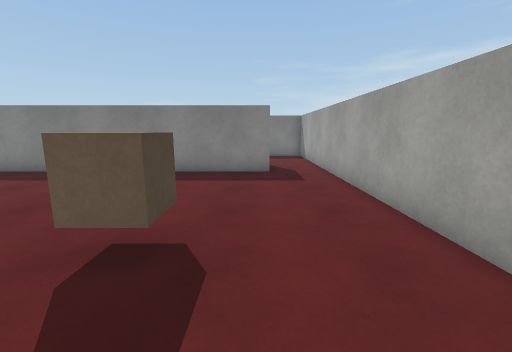
View 1 (above)

22 first-person views from a walk through a Unity game level. The camera is 1.5 m above the floor, tilts 10° down and sees 90° across. The floor is counted in squares, 1 m on a side. Each view is taken from the middle of a square. On the plan, view 1 faces up. The plan holds only what a view shows up to about 13 squares ahead; the rest is blank. The player character is not drawn. Surface patterns are stand-ins for the level's own textures.

View 2
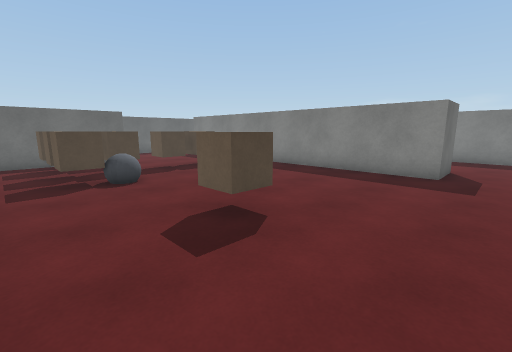

View 3
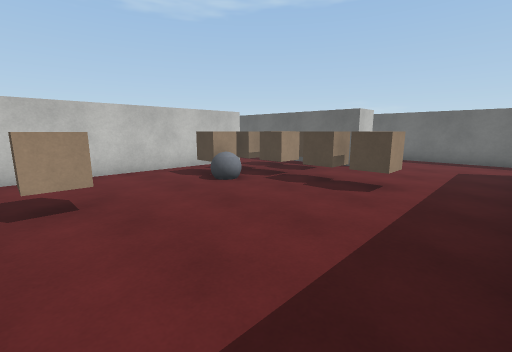

View 4
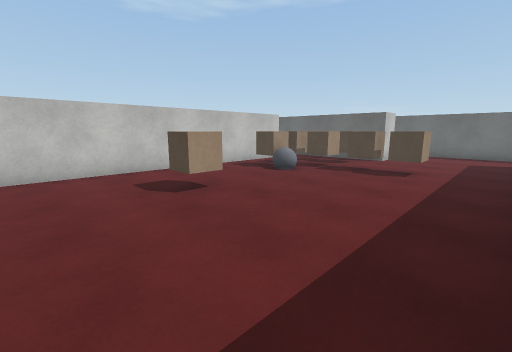

View 5
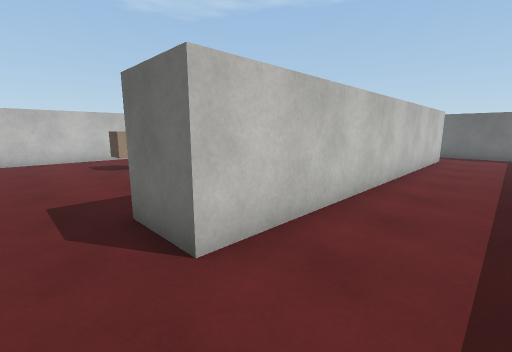

View 6
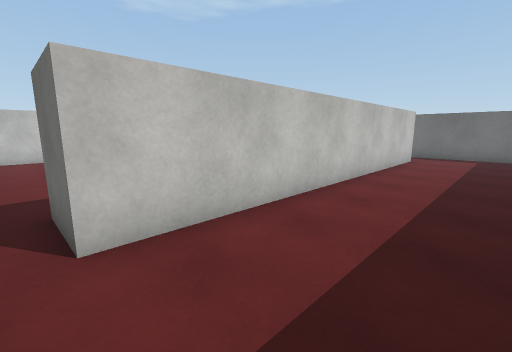

View 7
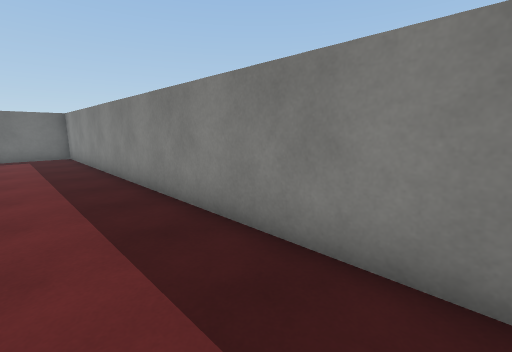

View 8
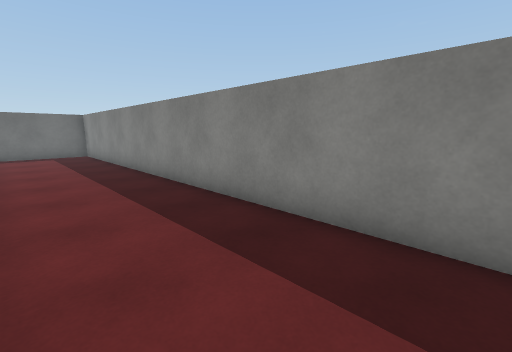

View 9
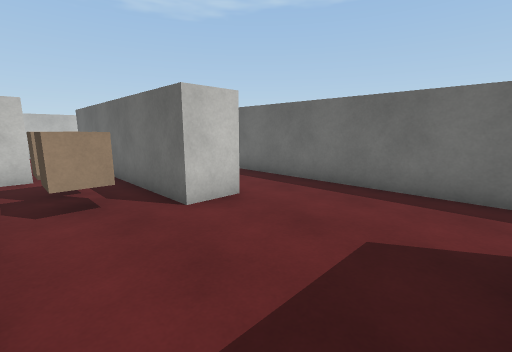

View 10
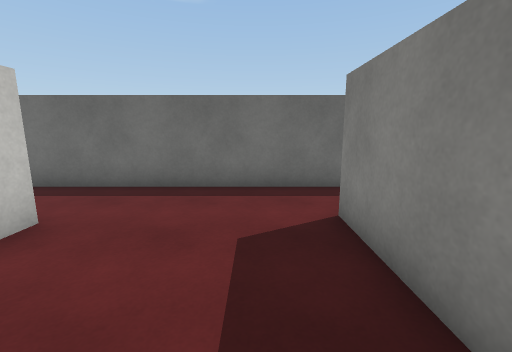

View 11
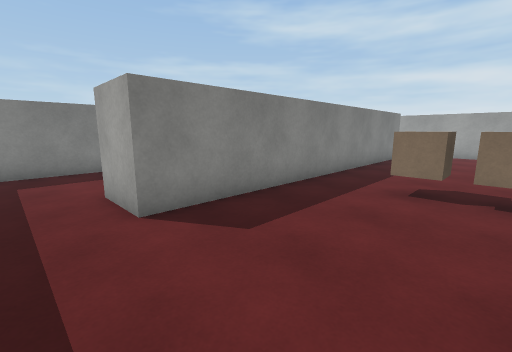

View 12
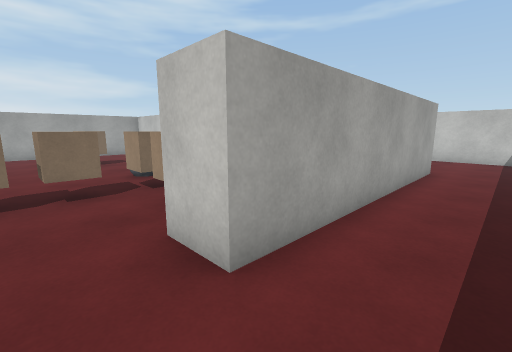

View 13
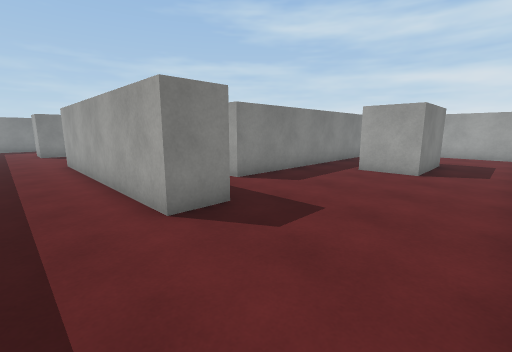

View 14
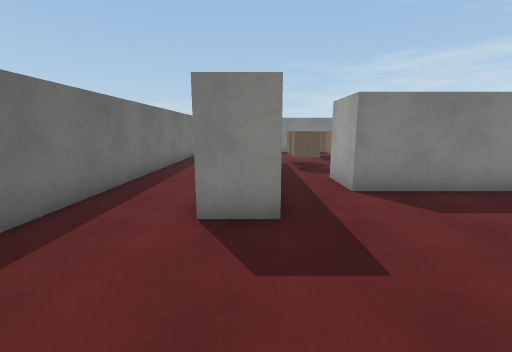

View 15
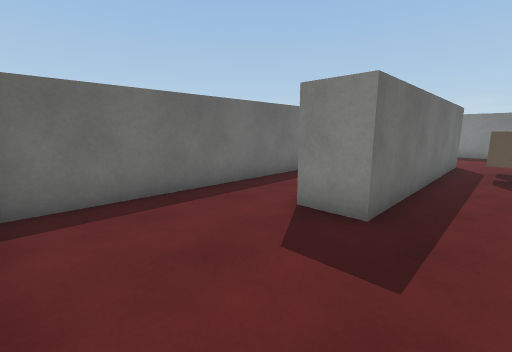

View 16
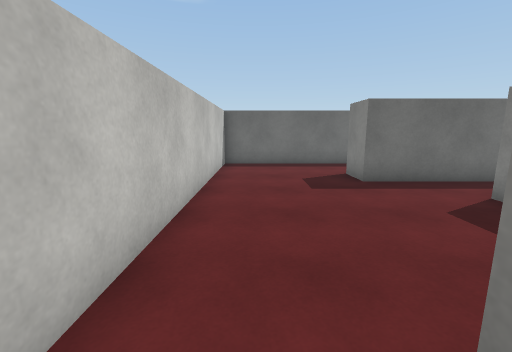

View 17
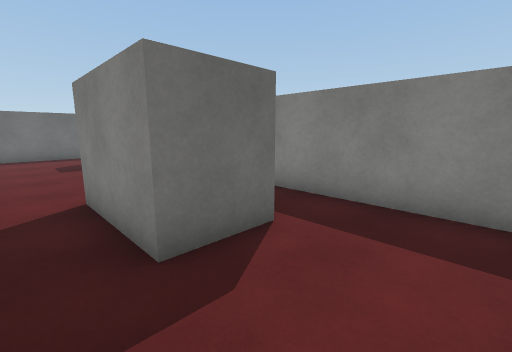

View 18
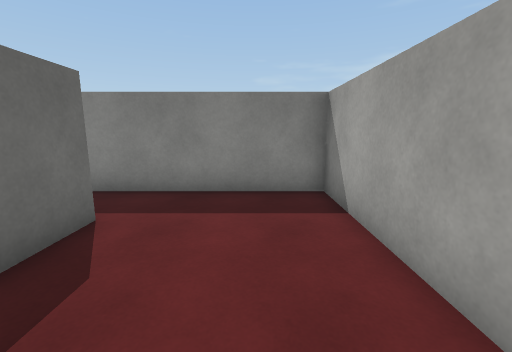

View 19
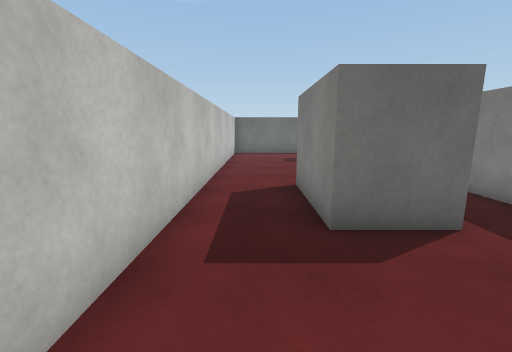

View 20
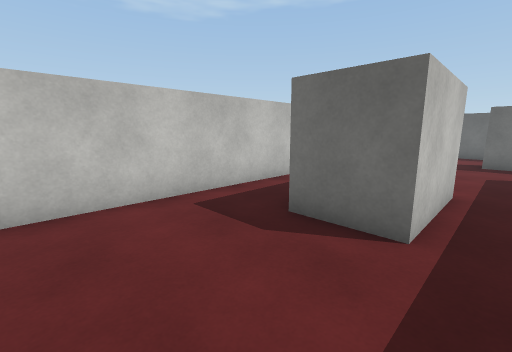

View 21
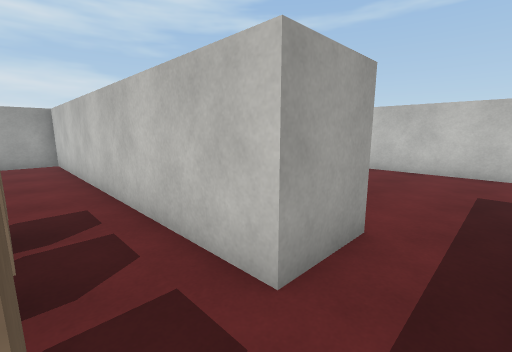

View 22
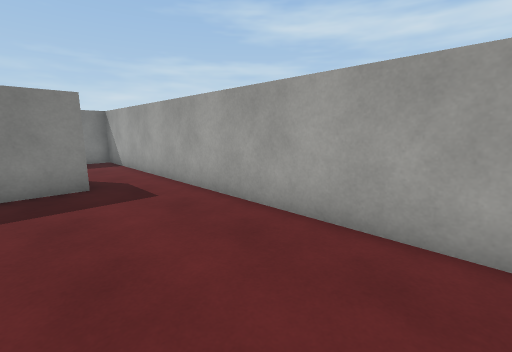

### Floor plan
Ten units are one square. View 1 is at (0, 0); x grows to the right and y downward. Boxes are objects, and circles mark ways between rooms. Rooms are numbered by the first view taken in them; rooms with no view inside come last. Other rooms are left out.
<svg viewBox="-163 -162 195 261">
<path fill="none" stroke="#000" d="M-96 7 27 7 27 -115M-130 -44 -116 -44 -116 -4M5 -115 5 -95 -134 -95 -134 -115M-158 -104 -158 -55M-134 -115 5 -115M-158 -151 -158 -120M27 -115 27 -157 -151 -157M-116 -4 -116 48 -130 48 -130 -44M-54 27 -96 27 -96 7M-51 69 -51 48M-158 -55 -158 94 -66 94M27 90 27 27 -54 27M-51 48 -17 48 -17 69 -51 69M-66 94 21 94"/>
<rect x="-105" y="-25" width="10" height="20" fill="#bbb"><title>other object</title></rect>
<rect x="-105" y="-45" width="10" height="20" fill="#bbb"><title>other object</title></rect>
<rect x="-85" y="-25" width="10" height="20" fill="#bbb"><title>other object</title></rect>
<rect x="-85" y="-35" width="10" height="10" fill="#bbb"><title>other object</title></rect>
<rect x="-85" y="-55" width="10" height="10" fill="#bbb"><title>other object</title></rect>
<rect x="-85" y="-75" width="10" height="20" fill="#bbb"><title>other object</title></rect>
<rect x="-75" y="-25" width="20" height="20" fill="#bbb"><title>other object</title></rect>
<rect x="-65" y="-35" width="10" height="20" fill="#bbb"><title>other object</title></rect>
<rect x="-25" y="-35" width="20" height="10" fill="#bbb"><title>other object</title></rect>
<circle cx="-145" cy="-105" r="3" fill="#2a7"/>
<circle cx="15" cy="-105" r="3" fill="#2a7"/>
<circle cx="-105" cy="5" r="3" fill="#2a7"/>
<circle cx="-145" cy="-45" r="3" fill="#2a7"/>
<circle cx="-50" cy="40" r="3" fill="#2a7"/>
<circle cx="-55" cy="85" r="3" fill="#2a7"/>
<text x="-60" y="-50">1</text>
<text x="-70" y="-140">2</text>
<text x="-110" y="50">3</text>
<text x="-10" y="70">4</text>
</svg>
Room 1 opens to room 2. Room 1 opens to room 3. Room 3 opens to room 4.

Where each view was taken, in squares from view 1:
view 1: 0 up, 0 right, facing up
view 2: 0 up, 2 right, facing up-left
view 3: 9 up, 1 left, facing down-left
view 4: 9 up, 2 right, facing down-left
view 5: 14 up, 2 right, facing down-left
view 6: 15 up, 1 right, facing down-left
view 7: 13 up, 1 right, facing up-left
view 8: 12 up, 2 right, facing up-left
view 9: 9 up, 9 left, facing down-left
view 10: 8 up, 9 left, facing left
view 11: 5 up, 15 left, facing up-right
view 12: 6 up, 15 left, facing down-right
view 13: 9 down, 15 left, facing up-right
view 14: 9 down, 12 left, facing up
view 15: 9 down, 10 left, facing up-left
view 16: 8 down, 4 left, facing left
view 17: 8 down, 1 right, facing up-left
view 18: 9 down, 1 right, facing up
view 19: 8 down, 2 right, facing left
view 20: 4 down, 2 right, facing down-left
view 21: 1 up, 11 left, facing down-right
view 22: 2 up, 1 left, facing up-right
